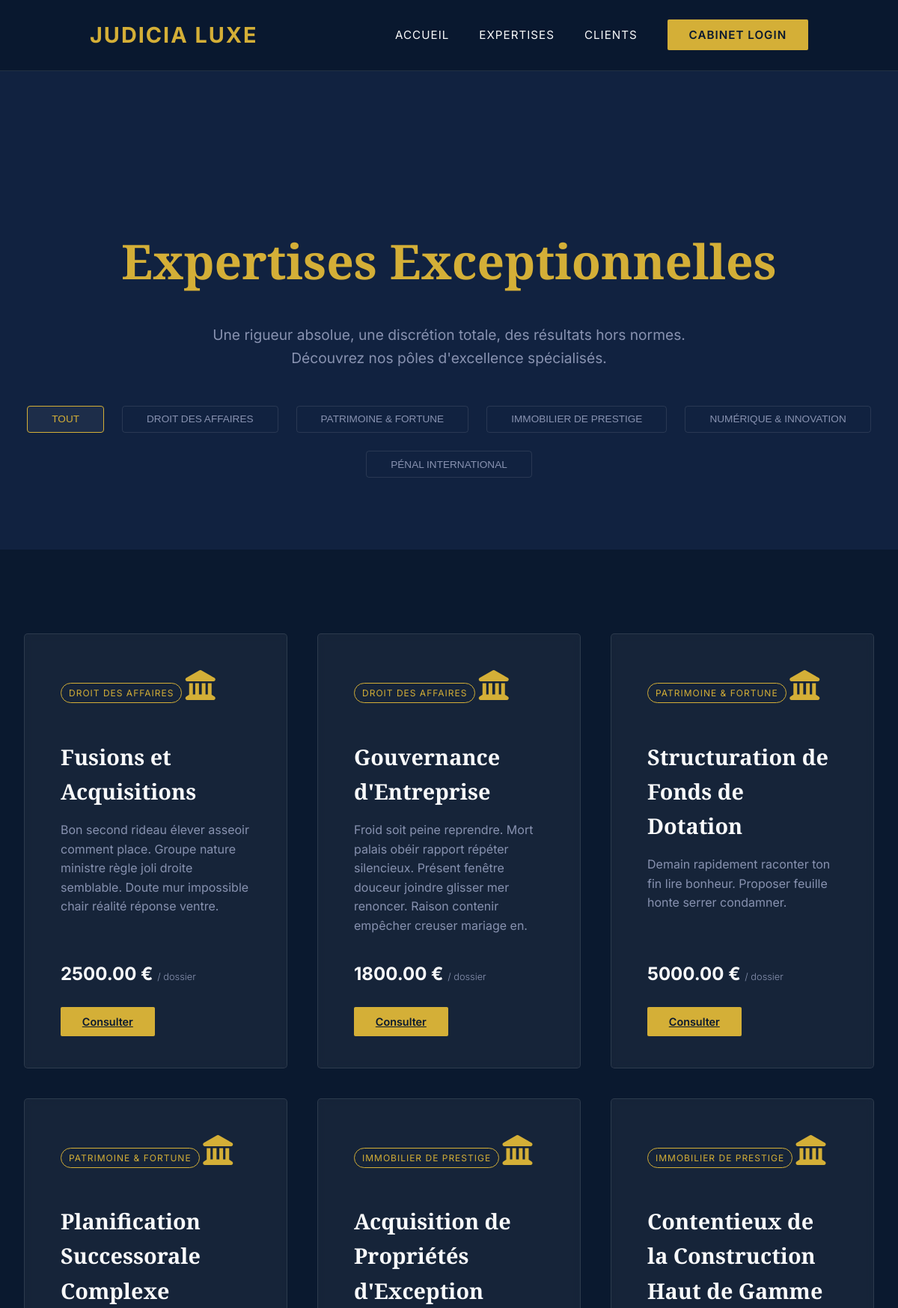
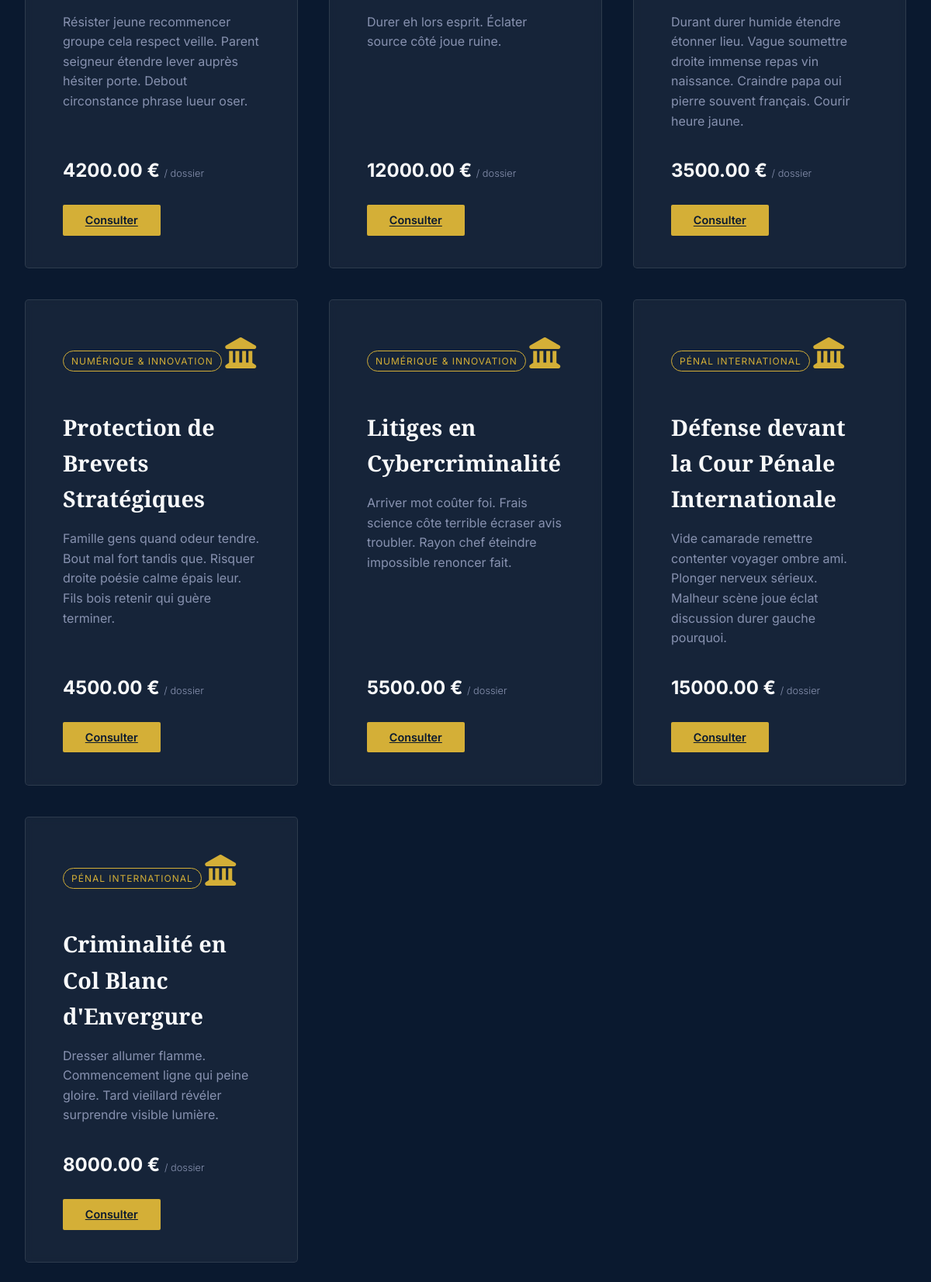
Page /services/ (upper part) on the committed database (2 pictures, top to bottom).
### services/models.py (models this page shows, shortened)
class Category(models.Model):
    name = models.CharField(max_length=100)
    description = models.TextField(blank=True)
    class Meta:
        verbose_name_plural = "Categories"

class Service(models.Model):
    name = models.CharField(max_length=200)
    description = models.TextField()
    price = models.DecimalField(max_digits=10, decimal_places=2)
    category = models.ForeignKey(Category, on_delete=models.CASCADE, related_name='services')
    image = models.ImageField(upload_to='services/', blank=True, null=True)

### services/views.py (the view)
# urls.py: path('', views.service_list, name='service_list'),
def service_list(request):
    categories = Category.objects.all()
    services = Service.objects.all()
    return render(request, 'services/service_list.html', {'services': services, 'categories': categories})

### services/templates/services/service_list.html (shortened to what this page needs)
{% extends 'base.html' %}
{% block content %}
    <header class="page-header">
        <div class="container animate-fade">
            <h1>Expertises Exceptionnelles</h1>
            <p>Une rigueur absolue, une discrétion totale, des résultats hors normes. Découvrez nos pôles d'excellence spécialisés.</p>
            <div class="category-filter">
                <button class="filter-btn active">Tout</button>
                {% for category in categories %}
                    <button class="filter-btn">{{ category.name }}</button>
                {% endfor %}
            </div>
        </div>
    </header>
    <div class="container">
        <div class="service-grid">
            {% for service in services %}
                <div class="service-card glass-card">
                    <div>
                        <span class="category-badge">{{ service.category.name }}</span>
                        <i class="fas fa-landmark"></i>
                        <h3>{{ service.name }}</h3>
                        <p class="description">{{ service.description }}</p>
                    </div>
                    <div>
                        <div class="price">{{ service.price }} € <small>/ dossier</small></div>
                        <a href="#" class="cta-btn" style="width: 100%; text-align: center; border: none; font-size: 0.9rem;">Consulter</a>
                    </div>
                </div>
            {% endfor %}
        </div>
    </div>
{% endblock %}

### rows in the picture
Category: name "DROIT DES AFFAIRES"
Category: name "PATRIMOINE & FORTUNE"
Category: name "IMMOBILIER DE PRESTIGE"
Category: name "NUMÉRIQUE & INNOVATION"
Category: name "PÉNAL INTERNATIONAL"
Service: category.name "DROIT DES AFFAIRES", name "Fusions et Acquisitions", description "Bon second rideau élever asseoir comment place. Groupe nature ministre règle joli droite semblable. Doute mur impossible chair réalité réponse ventre.", price "2500.00"
Service: category.name "DROIT DES AFFAIRES", name "Gouvernance d'Entreprise", description "Froid soit peine reprendre. Mort palais obéir rapport répéter silencieux. Présent fenêtre douceur joindre glisser mer renoncer. Raison contenir empêcher creuser mariage en.", price "1800.00"
Service: category.name "PATRIMOINE & FORTUNE", name "Structuration de Fonds de Dotation", description "Demain rapidement raconter ton fin lire bonheur. Proposer feuille honte serrer condamner.", price "5000.00"
Service: category.name "PATRIMOINE & FORTUNE", name "Planification Successorale Complexe", description "Résister jeune recommencer groupe cela respect veille. Parent seigneur étendre lever auprès hésiter porte. Debout circonstance phrase lueur oser.", price "4200.00"
Service: category.name "IMMOBILIER DE PRESTIGE", name "Acquisition de Propriétés d'Exception", description "Durer eh lors esprit. Éclater source côté joue ruine.", price "12000.00"
Service: category.name "IMMOBILIER DE PRESTIGE", name "Contentieux de la Construction Haut de Gamme", description "Durant durer humide étendre étonner lieu. Vague soumettre droite immense repas vin naissance. Craindre papa oui pierre souvent français. Courir heure jaune.", price "3500.00"
Service: category.name "NUMÉRIQUE & INNOVATION", name "Protection de Brevets Stratégiques", description "Famille gens quand odeur tendre. Bout mal fort tandis que. Risquer droite poésie calme épais leur. Fils bois retenir qui guère terminer.", price "4500.00"
Service: category.name "NUMÉRIQUE & INNOVATION", name "Litiges en Cybercriminalité", description "Arriver mot coûter foi. Frais science côte terrible écraser avis troubler. Rayon chef éteindre impossible renoncer fait.", price "5500.00"
Service: category.name "PÉNAL INTERNATIONAL", name "Défense devant la Cour Pénale Internationale", description "Vide camarade remettre contenter voyager ombre ami. Plonger nerveux sérieux. Malheur scène joue éclat discussion durer gauche pourquoi.", price "15000.00"
Service: category.name "PÉNAL INTERNATIONAL", name "Criminalité en Col Blanc d'Envergure", description "Dresser allumer flamme. Commencement ligne qui peine gloire. Tard vieillard révéler surprendre visible lumière.", price "8000.00"
